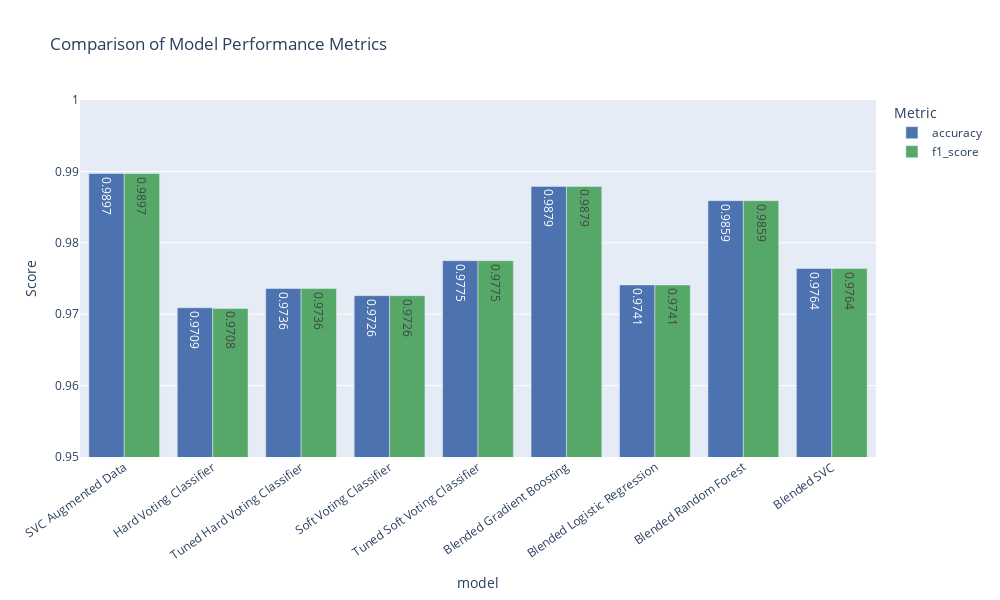

Notebook cell for this chart:
### Markdown cell above
### Comparing F1 Score & Accuracy Across Models

### Code cell
# First, melt the dataframe to long format for Plotly
melted_df = final_performance_metrics.melt(
    id_vars="model",
    value_vars=["accuracy", "f1_score"],
    var_name="Metric",
    value_name="Score"
)

# Create the grouped bar chart
fig = px.bar(
    melted_df,
    x="model",
    y="Score",
    color="Metric",
    barmode="group",
    text="Score",
    title="Comparison of Model Performance Metrics",
    color_discrete_map={"accuracy": "#4C72B0", "f1_score": "#55A868"}
)

# Improve layout
fig.update_layout(
    xaxis_tickangle=-35,
    yaxis=dict(range=[0.95, 1]),
    legend_title_text="Metric",
    height=600,
    width=1000
)

# Format text on bars
# fig.update_traces(texttemplate='%{text:.4f}', textposition='outside')

fig.show()

### Figure 1 — Plotly figure (JSON) as saved in the notebook; plotly's stock layout.template omitted (floating-point values rounded to 4 significant figures)
{"data": [{"alignmentgroup": "True", "hovertemplate": "Metric=accuracy<br>model=%{x}<br>Score=%{text}<extra></extra>", "legendgroup": "accuracy", "marker": {"color": "#4C72B0", "pattern": {"shape": ""}}, "name": "accuracy", "offsetgroup": "accuracy", "orientation": "v", "showlegend": true, "text": [0.9897, 0.9709, 0.9736, 0.9726, 0.9775, 0.9879, 0.9741, 0.9859, 0.9764], "textposition": "auto", "type": "bar", "x": ["SVC Augmented Data", "Hard Voting Classifier", "Tuned Hard Voting Classifier", "Soft Voting Classifier", "Tuned Soft Voting Classifier", "Blended Gradient Boosting", "Blended Logistic Regression", "Blended Random Forest", "Blended SVC"], "xaxis": "x", "y": [0.9897, 0.9709, 0.9736, 0.9726, 0.9775, 0.9879, 0.9741, 0.9859, 0.9764], "yaxis": "y"}, {"alignmentgroup": "True", "hovertemplate": "Metric=f1_score<br>model=%{x}<br>Score=%{text}<extra></extra>", "legendgroup": "f1_score", "marker": {"color": "#55A868", "pattern": {"shape": ""}}, "name": "f1_score", "offsetgroup": "f1_score", "orientation": "v", "showlegend": true, "text": [0.9897, 0.9708, 0.9736, 0.9726, 0.9775, 0.9879, 0.9741, 0.9859, 0.9764], "textposition": "auto", "type": "bar", "x": ["SVC Augmented Data", "Hard Voting Classifier", "Tuned Hard Voting Classifier", "Soft Voting Classifier", "Tuned Soft Voting Classifier", "Blended Gradient Boosting", "Blended Logistic Regression", "Blended Random Forest", "Blended SVC"], "xaxis": "x", "y": [0.9897, 0.9708, 0.9736, 0.9726, 0.9775, 0.9879, 0.9741, 0.9859, 0.9764], "yaxis": "y"}], "layout": {"barmode": "group", "height": 600, "legend": {"title": {"text": "Metric"}, "tracegroupgap": 0}, "title": {"text": "Comparison of Model Performance Metrics"}, "width": 1000, "xaxis": {"anchor": "y", "domain": [0, 1], "tickangle": -35, "title": {"text": "model"}}, "yaxis": {"anchor": "x", "domain": [0, 1], "range": [0.95, 1], "title": {"text": "Score"}}}}
